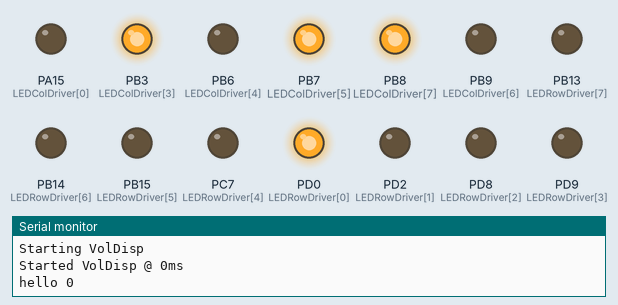
A program run on a simulated STM32 Blue Pill. Shown: output pins drawn as LEDs (lit = HIGH), the last lines printed to the serial monitor.

Above: at 0.5 s.
At 2.5 s:
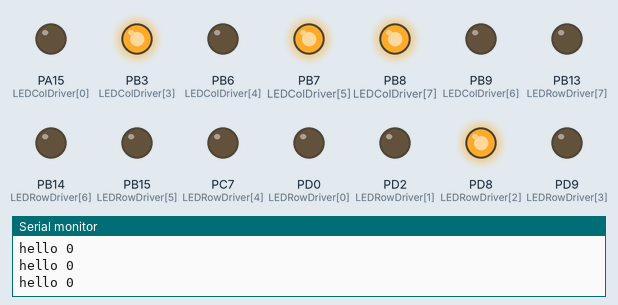
At 3.5 s:
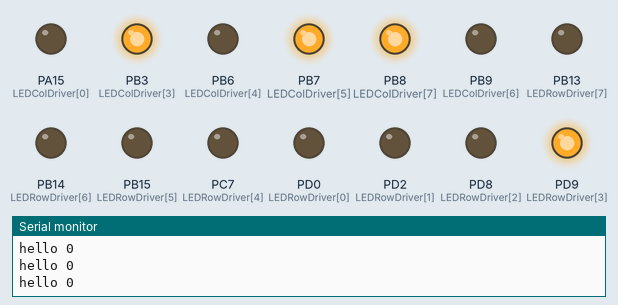
At 4.5 s:
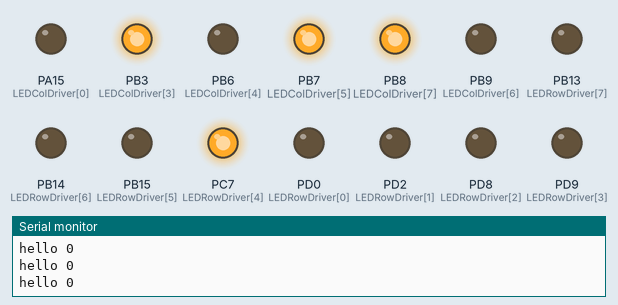
At 6.5 s:
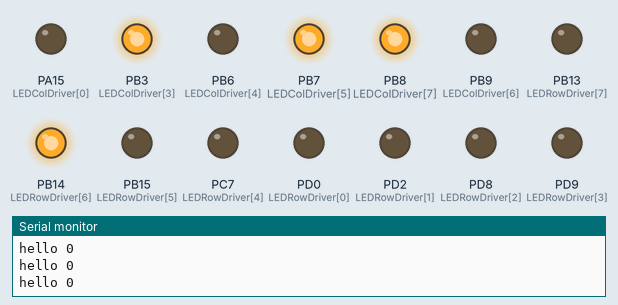
At 9.5 s:
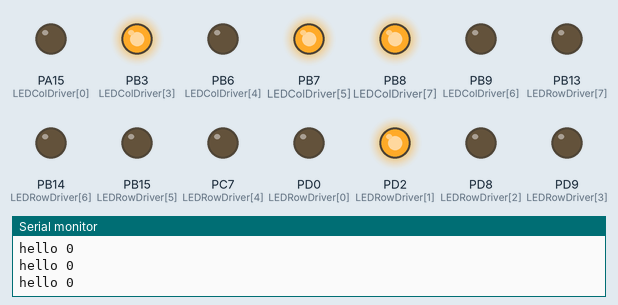
Timing chart, 0 to 10.4 s (numbered marks = the images above):
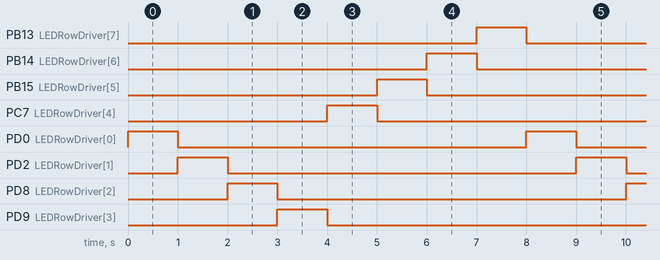

The program:

main.cpp
```cpp
#include <Arduino.h>
#include "pinout.h"
// #include "STM32TimerInterrupt.h"
#include "ImgRender.h"
#include <SoftwareSerial.h>

SoftwareSerial ftdiSerial(PC_10, PC_11);

uint8_t image[8][8];

static uint8_t currFrame = 0;

// STM32Timer rowUpdateTimer(TIM1);
#define ROW_UPDATE_TIMER_US 5000L // 5ms
// STM32Timer frameUpdateTimer(TIM1);
#define FRAME_UPDATE_TIMER_US (ROW_UPDATE_TIMER_US * 8) // 40ms

void tickImgUpdate();
void frameUpdate();


void setup() {
  Serial.begin(115200);
  ftdiSerial.begin(115200);

  Serial.println("Starting VolDisp");
  ftdiSerial.println("Starting VolDisp");
  initImgRender();
  loadImage(image[0]);
  setFrame(currFrame);
  // if (!rowUpdateTimer.attachInterruptInterval(ROW_UPDATE_TIMER_US, tickImgUpdate)) {
  //   Serial.println("Failed to set row timer");
  // }
  // if (!frameUpdateTimer.attachInterruptInterval(FRAME_UPDATE_TIMER_US, frameUpdate)) {
  //   Serial.println("Failed to set frame timer");
  // }
  Serial.print("Started VolDisp @ ");
  Serial.print(millis());
  Serial.println("ms");
}

void loop() {
  tickImg();
  Serial.println("hello 0");
  ftdiSerial.println("Going");

  delay(1000);
}

void tickImgUpdate(){
  tickImg();
}

void frameUpdate(){
  currFrame++;
  if(currFrame >= 8){
    currFrame = 0;
  }
  setFrame(currFrame);
  // TODO: Drive motor
}
```

ImgRender.cpp
```cpp
#include "ImgRender.h"
#include <Arduino.h>

#define NUM_ROWS 8
#define NUM_COLS 8

const uint8_t LEDColDriver[NUM_ROWS] = {PA_15, PC_8 , PB_12, PB_3 , PB_6 , PB_7 , PB_9 , PB_8 };
const uint8_t LEDRowDriver[NUM_COLS] = {PD_0 , PD_2 , PD_8 , PD_9 , PC_7 , PB_15, PB_14, PB_13};

static uint8_t* imgBuffer;
static uint8_t frame = 0;
static uint8_t row = 0;

void loadImage(uint8_t* imgBuf){
    imgBuffer = imgBuf;
}

void initImgRender(){
    for(uint32_t pin = 0; pin < NUM_ROWS; pin++){
        pinMode(LEDRowDriver[pin], OUTPUT);
        digitalWrite(LEDRowDriver[pin], LOW);
    }
    for(uint32_t pin = 0; pin < NUM_COLS; pin++){
        pinMode(LEDColDriver[pin], OUTPUT);
        digitalWrite(LEDColDriver[pin], LOW);
    }
    tickImg();
}

void setFrame(uint8_t frame){
    frame = frame;
    row = 0;
}

void tickImg(){
    for(uint32_t pin = 0; pin < NUM_ROWS; pin++){
        // digitalWrite(LEDRowDriver[pin], pin % 2);
        digitalWrite(LEDRowDriver[pin], ((pin == row) ? HIGH : LOW));
    }
    for(uint32_t pin = 0; pin < NUM_COLS; pin++){
        digitalWrite(LEDColDriver[pin], pin %2);
    }

    row += 1;
    if(row >= NUM_ROWS){
        row = 0;
    }
}
```

ImgRender.h
```cpp
#ifndef IMG_RENDER_H
#define IMG_RENDER_H
#include <stdint.h>

/*
Loads an image into the current draw buffer
@param imgBuf the image buffer, 8 frames each frame being 8 bytes long
@returns nothing
*/
void loadImage(uint8_t* imgBuf);

// Initializes the renderer
void initImgRender();

// sets the current frame
void setFrame(uint8_t frame);

// renders a row
void tickImg();

#endif
```

pinout.h
```cpp
#ifndef PINOUT_H
#define PINOUT_H

#endif
```

Measured:
- by itself, PB13 (LEDRowDriver[7]), PB14 (LEDRowDriver[6]), PB15 (LEDRowDriver[5]), PC7 (LEDRowDriver[4]), PD0 (LEDRowDriver[0]), PD2 (LEDRowDriver[1]), PD8 (LEDRowDriver[2]), PD9 (LEDRowDriver[3]): alternates HIGH for 1.0 s and LOW for 7.0 s
- by itself, everything shown: repeats every 8.0 s, in 8 steps
